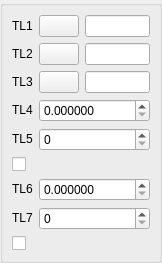
<?xml version="1.0" encoding="UTF-8"?>
<ui version="4.0">
 <class>DlgRef_3Sel4Spin2Check_QTD</class>
 <widget class="QWidget" name="DlgRef_3Sel4Spin2Check_QTD">
  <property name="geometry">
   <rect>
    <x>0</x>
    <y>0</y>
    <width>156</width>
    <height>255</height>
   </rect>
  </property>
  <property name="windowTitle">
   <string/>
  </property>
  <layout class="QGridLayout">
   <property name="margin">
    <number>0</number>
   </property>
   <property name="spacing">
    <number>0</number>
   </property>
   <item row="0" column="0">
    <widget class="QGroupBox" name="GroupBox1">
     <property name="title">
      <string/>
     </property>
     <layout class="QGridLayout">
      <property name="margin">
       <number>9</number>
      </property>
      <property name="spacing">
       <number>6</number>
      </property>
      <item row="7" column="1" colspan="2">
       <widget class="SalomeApp_IntSpinBox" name="SpinBox_DY2">
        <property name="maximum">
         <number>1000000</number>
        </property>
       </widget>
      </item>
      <item row="6" column="1" colspan="2">
       <widget class="SalomeApp_DoubleSpinBox" name="SpinBox_DX2">
        <property name="decimals">
         <number>6</number>
        </property>
        <property name="maximum">
         <double>1000000000.000000000000000</double>
        </property>
       </widget>
      </item>
      <item row="4" column="1" colspan="2">
       <widget class="SalomeApp_IntSpinBox" name="SpinBox_DY1">
        <property name="maximum">
         <number>1000000</number>
        </property>
       </widget>
      </item>
      <item row="3" column="1" colspan="2">
       <widget class="SalomeApp_DoubleSpinBox" name="SpinBox_DX1">
        <property name="decimals">
         <number>6</number>
        </property>
        <property name="maximum">
         <double>1000000000.000000000000000</double>
        </property>
       </widget>
      </item>
      <item row="5" column="0" colspan="3">
       <widget class="QCheckBox" name="CheckButton1">
        <property name="text">
         <string/>
        </property>
       </widget>
      </item>
      <item row="6" column="0">
       <widget class="QLabel" name="TextLabel6">
        <property name="sizePolicy">
         <sizepolicy hsizetype="Fixed" vsizetype="Fixed">
          <horstretch>0</horstretch>
          <verstretch>0</verstretch>
         </sizepolicy>
        </property>
        <property name="text">
         <string>TL6</string>
        </property>
        <property name="wordWrap">
         <bool>false</bool>
        </property>
       </widget>
      </item>
      <item row="7" column="0">
       <widget class="QLabel" name="TextLabel7">
        <property name="sizePolicy">
         <sizepolicy hsizetype="Fixed" vsizetype="Fixed">
          <horstretch>0</horstretch>
          <verstretch>0</verstretch>
         </sizepolicy>
        </property>
        <property name="text">
         <string>TL7</string>
        </property>
        <property name="wordWrap">
         <bool>false</bool>
        </property>
       </widget>
      </item>
      <item row="3" column="0">
       <widget class="QLabel" name="TextLabel4">
        <property name="sizePolicy">
         <sizepolicy hsizetype="Fixed" vsizetype="Fixed">
          <horstretch>0</horstretch>
          <verstretch>0</verstretch>
         </sizepolicy>
        </property>
        <property name="text">
         <string>TL4</string>
        </property>
        <property name="wordWrap">
         <bool>false</bool>
        </property>
       </widget>
      </item>
      <item row="4" column="0">
       <widget class="QLabel" name="TextLabel5">
        <property name="sizePolicy">
         <sizepolicy hsizetype="Fixed" vsizetype="Fixed">
          <horstretch>0</horstretch>
          <verstretch>0</verstretch>
         </sizepolicy>
        </property>
        <property name="text">
         <string>TL5</string>
        </property>
        <property name="wordWrap">
         <bool>false</bool>
        </property>
       </widget>
      </item>
      <item row="1" column="0">
       <widget class="QLabel" name="TextLabel2">
        <property name="sizePolicy">
         <sizepolicy hsizetype="Fixed" vsizetype="Fixed">
          <horstretch>0</horstretch>
          <verstretch>0</verstretch>
         </sizepolicy>
        </property>
        <property name="text">
         <string>TL2</string>
        </property>
        <property name="wordWrap">
         <bool>false</bool>
        </property>
       </widget>
      </item>
      <item row="0" column="0">
       <widget class="QLabel" name="TextLabel1">
        <property name="sizePolicy">
         <sizepolicy hsizetype="Fixed" vsizetype="Fixed">
          <horstretch>0</horstretch>
          <verstretch>0</verstretch>
         </sizepolicy>
        </property>
        <property name="text">
         <string>TL1</string>
        </property>
        <property name="wordWrap">
         <bool>false</bool>
        </property>
       </widget>
      </item>
      <item row="2" column="1">
       <widget class="QPushButton" name="PushButton3">
        <property name="sizePolicy">
         <sizepolicy hsizetype="Fixed" vsizetype="Fixed">
          <horstretch>0</horstretch>
          <verstretch>0</verstretch>
         </sizepolicy>
        </property>
        <property name="text">
         <string/>
        </property>
       </widget>
      </item>
      <item row="0" column="1">
       <widget class="QPushButton" name="PushButton1">
        <property name="sizePolicy">
         <sizepolicy hsizetype="Fixed" vsizetype="Fixed">
          <horstretch>0</horstretch>
          <verstretch>0</verstretch>
         </sizepolicy>
        </property>
        <property name="text">
         <string/>
        </property>
       </widget>
      </item>
      <item row="2" column="2">
       <widget class="QLineEdit" name="LineEdit3"/>
      </item>
      <item row="1" column="1">
       <widget class="QPushButton" name="PushButton2">
        <property name="sizePolicy">
         <sizepolicy hsizetype="Fixed" vsizetype="Fixed">
          <horstretch>0</horstretch>
          <verstretch>0</verstretch>
         </sizepolicy>
        </property>
        <property name="text">
         <string/>
        </property>
       </widget>
      </item>
      <item row="2" column="0">
       <widget class="QLabel" name="TextLabel3">
        <property name="sizePolicy">
         <sizepolicy hsizetype="Fixed" vsizetype="Fixed">
          <horstretch>0</horstretch>
          <verstretch>0</verstretch>
         </sizepolicy>
        </property>
        <property name="text">
         <string>TL3</string>
        </property>
        <property name="wordWrap">
         <bool>false</bool>
        </property>
       </widget>
      </item>
      <item row="0" column="2">
       <widget class="QLineEdit" name="LineEdit1"/>
      </item>
      <item row="1" column="2">
       <widget class="QLineEdit" name="LineEdit2"/>
      </item>
      <item row="8" column="0" colspan="3">
       <widget class="QCheckBox" name="CheckButton2">
        <property name="text">
         <string/>
        </property>
       </widget>
      </item>
     </layout>
    </widget>
   </item>
  </layout>
 </widget>
 <layoutdefault spacing="6" margin="11"/>
 <pixmapfunction>qPixmapFromMimeSource</pixmapfunction>
 <customwidgets>
  <customwidget>
   <class>SalomeApp_DoubleSpinBox</class>
   <extends>QDoubleSpinBox</extends>
   <header location="global">SalomeApp_DoubleSpinBox.h</header>
  </customwidget>
  <customwidget>
   <class>SalomeApp_IntSpinBox</class>
   <extends>QSpinBox</extends>
   <header location="global">SalomeApp_IntSpinBox.h</header>
  </customwidget>
 </customwidgets>
 <tabstops>
  <tabstop>PushButton1</tabstop>
  <tabstop>LineEdit1</tabstop>
  <tabstop>PushButton2</tabstop>
  <tabstop>LineEdit2</tabstop>
  <tabstop>PushButton3</tabstop>
  <tabstop>LineEdit3</tabstop>
  <tabstop>SpinBox_DX1</tabstop>
  <tabstop>SpinBox_DY1</tabstop>
  <tabstop>CheckButton1</tabstop>
  <tabstop>SpinBox_DX2</tabstop>
  <tabstop>SpinBox_DY2</tabstop>
  <tabstop>CheckButton2</tabstop>
 </tabstops>
 <resources/>
 <connections/>
</ui>
